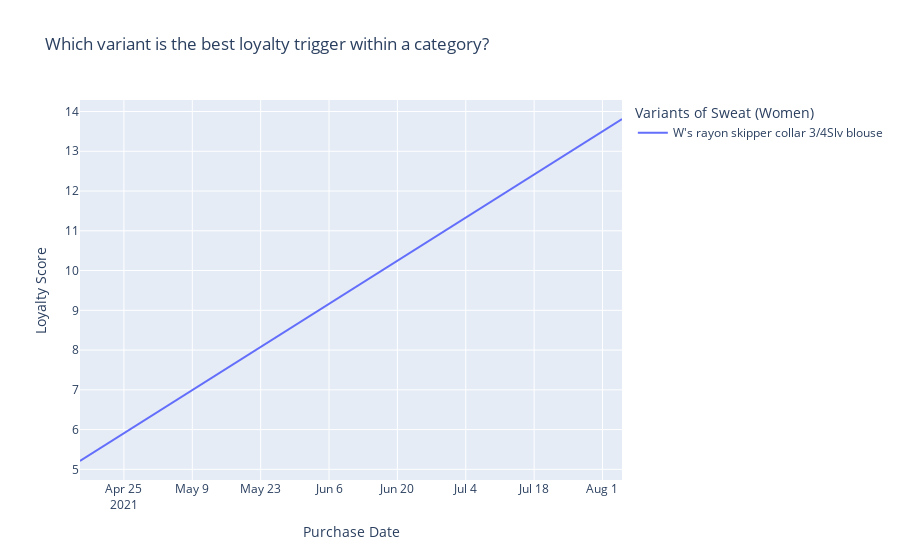

The notebook cell saved with this chart:
### Code cell
fig = px.scatter(customer_loyalty_df.loc[customer_loyalty_df['variant_id']=="429414"], x = "order_date", y="loyalty_score", color="variant_name", trendline="ols", title = "Which variant is the best loyalty trigger within a category?"
                ,labels=dict(order_date="Purchase Date", loyalty_score="Loyalty Score ", variant_name="Variants of Sweat (Women)"))
fig.data = [t for t in fig.data if t.mode == "lines"]
fig.update_traces(showlegend = True)
fig.show()
results = px.get_trendline_results(fig)
#results = results.iloc[0]["px_fit_results"].summary()
coeff = results.iloc[0]["px_fit_results"].params
# the second value printed here is the slope
print(coeff)
